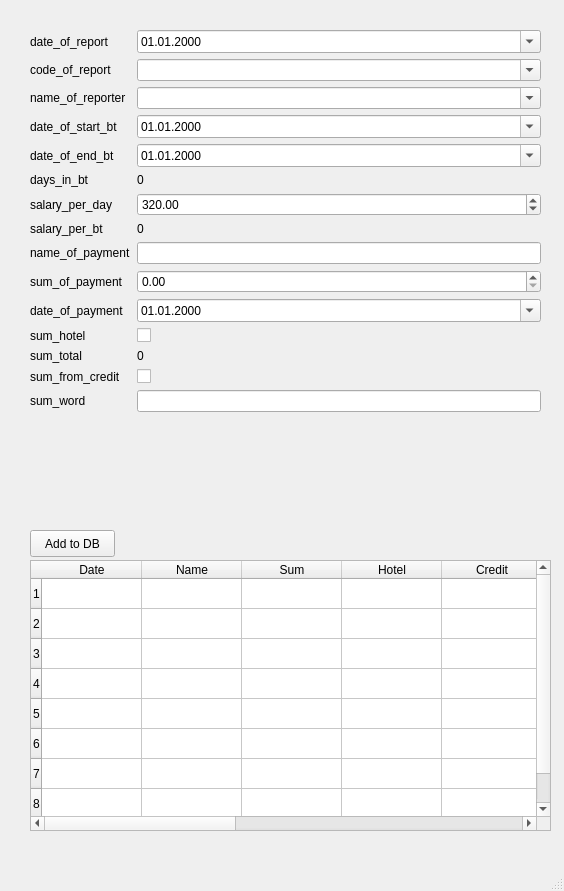
<?xml version="1.0" encoding="UTF-8"?>
<ui version="4.0">
 <class>MainWindow</class>
 <widget class="QMainWindow" name="MainWindow">
  <property name="windowModality">
   <enum>Qt::NonModal</enum>
  </property>
  <property name="geometry">
   <rect>
    <x>0</x>
    <y>0</y>
    <width>564</width>
    <height>891</height>
   </rect>
  </property>
  <property name="focusPolicy">
   <enum>Qt::NoFocus</enum>
  </property>
  <property name="acceptDrops">
   <bool>false</bool>
  </property>
  <property name="windowTitle">
   <string>MainWindow</string>
  </property>
  <property name="inputMethodHints">
   <set>Qt::ImhPreferNumbers</set>
  </property>
  <widget class="QWidget" name="centralwidget">
   <widget class="QWidget" name="formLayoutWidget">
    <property name="geometry">
     <rect>
      <x>30</x>
      <y>30</y>
      <width>511</width>
      <height>481</height>
     </rect>
    </property>
    <layout class="QFormLayout" name="formLayout">
     <property name="fieldGrowthPolicy">
      <enum>QFormLayout::AllNonFixedFieldsGrow</enum>
     </property>
     <item row="0" column="0">
      <widget class="QLabel" name="label">
       <property name="text">
        <string>date_of_report</string>
       </property>
      </widget>
     </item>
     <item row="0" column="1">
      <widget class="QDateEdit" name="dateEdit_3">
       <property name="sizePolicy">
        <sizepolicy hsizetype="Minimum" vsizetype="Fixed">
         <horstretch>0</horstretch>
         <verstretch>0</verstretch>
        </sizepolicy>
       </property>
       <property name="wrapping">
        <bool>false</bool>
       </property>
       <property name="accelerated">
        <bool>false</bool>
       </property>
       <property name="dateTime">
        <datetime>
         <hour>0</hour>
         <minute>0</minute>
         <second>0</second>
         <year>2000</year>
         <month>1</month>
         <day>1</day>
        </datetime>
       </property>
       <property name="displayFormat">
        <string>dd.MM.yyyy</string>
       </property>
       <property name="calendarPopup">
        <bool>true</bool>
       </property>
      </widget>
     </item>
     <item row="1" column="0">
      <widget class="QLabel" name="label_2">
       <property name="text">
        <string>code_of_report</string>
       </property>
      </widget>
     </item>
     <item row="2" column="0">
      <widget class="QLabel" name="label_3">
       <property name="text">
        <string>name_of_reporter</string>
       </property>
      </widget>
     </item>
     <item row="3" column="0">
      <widget class="QLabel" name="label_4">
       <property name="text">
        <string>date_of_start_bt</string>
       </property>
      </widget>
     </item>
     <item row="4" column="0">
      <widget class="QLabel" name="label_5">
       <property name="text">
        <string>date_of_end_bt</string>
       </property>
      </widget>
     </item>
     <item row="5" column="0">
      <widget class="QLabel" name="label_6">
       <property name="text">
        <string>days_in_bt</string>
       </property>
      </widget>
     </item>
     <item row="6" column="0">
      <widget class="QLabel" name="label_7">
       <property name="text">
        <string>salary_per_day</string>
       </property>
      </widget>
     </item>
     <item row="7" column="0">
      <widget class="QLabel" name="label_8">
       <property name="text">
        <string>salary_per_bt</string>
       </property>
      </widget>
     </item>
     <item row="8" column="0">
      <widget class="QLabel" name="label_9">
       <property name="text">
        <string>name_of_payment</string>
       </property>
      </widget>
     </item>
     <item row="9" column="0">
      <widget class="QLabel" name="label_10">
       <property name="text">
        <string>sum_of_payment</string>
       </property>
      </widget>
     </item>
     <item row="10" column="0">
      <widget class="QLabel" name="label_11">
       <property name="text">
        <string>date_of_payment</string>
       </property>
      </widget>
     </item>
     <item row="11" column="0">
      <widget class="QLabel" name="label_12">
       <property name="text">
        <string>sum_hotel</string>
       </property>
      </widget>
     </item>
     <item row="12" column="0">
      <widget class="QLabel" name="label_13">
       <property name="text">
        <string>sum_total</string>
       </property>
      </widget>
     </item>
     <item row="13" column="0">
      <widget class="QLabel" name="label_14">
       <property name="text">
        <string>sum_from_credit</string>
       </property>
      </widget>
     </item>
     <item row="14" column="0">
      <widget class="QLabel" name="label_15">
       <property name="text">
        <string>sum_word</string>
       </property>
      </widget>
     </item>
     <item row="3" column="1">
      <widget class="QDateEdit" name="dateEdit_4">
       <property name="sizePolicy">
        <sizepolicy hsizetype="Minimum" vsizetype="Fixed">
         <horstretch>0</horstretch>
         <verstretch>0</verstretch>
        </sizepolicy>
       </property>
       <property name="wrapping">
        <bool>false</bool>
       </property>
       <property name="accelerated">
        <bool>false</bool>
       </property>
       <property name="dateTime">
        <datetime>
         <hour>0</hour>
         <minute>0</minute>
         <second>0</second>
         <year>2000</year>
         <month>1</month>
         <day>1</day>
        </datetime>
       </property>
       <property name="displayFormat">
        <string>dd.MM.yyyy</string>
       </property>
       <property name="calendarPopup">
        <bool>true</bool>
       </property>
      </widget>
     </item>
     <item row="4" column="1">
      <widget class="QDateEdit" name="dateEdit_5">
       <property name="sizePolicy">
        <sizepolicy hsizetype="Minimum" vsizetype="Fixed">
         <horstretch>0</horstretch>
         <verstretch>0</verstretch>
        </sizepolicy>
       </property>
       <property name="wrapping">
        <bool>false</bool>
       </property>
       <property name="accelerated">
        <bool>false</bool>
       </property>
       <property name="dateTime">
        <datetime>
         <hour>0</hour>
         <minute>0</minute>
         <second>0</second>
         <year>2000</year>
         <month>1</month>
         <day>1</day>
        </datetime>
       </property>
       <property name="displayFormat">
        <string>dd.MM.yyyy</string>
       </property>
       <property name="calendarPopup">
        <bool>true</bool>
       </property>
      </widget>
     </item>
     <item row="10" column="1">
      <widget class="QDateEdit" name="dateEdit_6">
       <property name="sizePolicy">
        <sizepolicy hsizetype="Minimum" vsizetype="Fixed">
         <horstretch>0</horstretch>
         <verstretch>0</verstretch>
        </sizepolicy>
       </property>
       <property name="wrapping">
        <bool>false</bool>
       </property>
       <property name="accelerated">
        <bool>false</bool>
       </property>
       <property name="dateTime">
        <datetime>
         <hour>0</hour>
         <minute>0</minute>
         <second>0</second>
         <year>2000</year>
         <month>1</month>
         <day>1</day>
        </datetime>
       </property>
       <property name="displayFormat">
        <string>dd.MM.yyyy</string>
       </property>
       <property name="calendarPopup">
        <bool>true</bool>
       </property>
      </widget>
     </item>
     <item row="1" column="1">
      <widget class="QComboBox" name="comboBox">
       <property name="editable">
        <bool>true</bool>
       </property>
      </widget>
     </item>
     <item row="2" column="1">
      <widget class="QComboBox" name="comboBox_2">
       <property name="editable">
        <bool>true</bool>
       </property>
      </widget>
     </item>
     <item row="6" column="1">
      <widget class="QDoubleSpinBox" name="doubleSpinBox">
       <property name="maximum">
        <double>99999.990000000005239</double>
       </property>
       <property name="value">
        <double>320.000000000000000</double>
       </property>
      </widget>
     </item>
     <item row="7" column="1">
      <widget class="QLabel" name="label_16">
       <property name="text">
        <string>0</string>
       </property>
      </widget>
     </item>
     <item row="8" column="1">
      <widget class="QLineEdit" name="lineEdit"/>
     </item>
     <item row="9" column="1">
      <widget class="QDoubleSpinBox" name="doubleSpinBox_2">
       <property name="maximum">
        <double>1039900.000000000000000</double>
       </property>
      </widget>
     </item>
     <item row="11" column="1">
      <widget class="QCheckBox" name="checkBox">
       <property name="text">
        <string/>
       </property>
      </widget>
     </item>
     <item row="13" column="1">
      <widget class="QCheckBox" name="checkBox_2">
       <property name="text">
        <string/>
       </property>
      </widget>
     </item>
     <item row="14" column="1">
      <widget class="QLineEdit" name="lineEdit_2"/>
     </item>
     <item row="5" column="1">
      <widget class="QLabel" name="label_17">
       <property name="text">
        <string>0</string>
       </property>
      </widget>
     </item>
     <item row="12" column="1">
      <widget class="QLabel" name="label_18">
       <property name="text">
        <string>0</string>
       </property>
      </widget>
     </item>
    </layout>
   </widget>
   <widget class="QPushButton" name="pushButton">
    <property name="geometry">
     <rect>
      <x>30</x>
      <y>530</y>
      <width>85</width>
      <height>27</height>
     </rect>
    </property>
    <property name="text">
     <string>Add to DB</string>
    </property>
   </widget>
   <widget class="QTableWidget" name="tableWidget">
    <property name="geometry">
     <rect>
      <x>30</x>
      <y>560</y>
      <width>521</width>
      <height>271</height>
     </rect>
    </property>
    <property name="rowCount">
     <number>8</number>
    </property>
    <property name="columnCount">
     <number>10</number>
    </property>
    <row/>
    <row/>
    <row/>
    <row/>
    <row/>
    <row/>
    <row/>
    <row/>
    <column>
     <property name="text">
      <string>Date</string>
     </property>
    </column>
    <column>
     <property name="text">
      <string>Name</string>
     </property>
    </column>
    <column>
     <property name="text">
      <string>Sum</string>
     </property>
    </column>
    <column>
     <property name="text">
      <string>Hotel</string>
     </property>
    </column>
    <column>
     <property name="text">
      <string>Credit</string>
     </property>
    </column>
    <column/>
    <column/>
    <column/>
    <column/>
    <column/>
   </widget>
  </widget>
  <widget class="QMenuBar" name="menubar">
   <property name="geometry">
    <rect>
     <x>0</x>
     <y>0</y>
     <width>564</width>
     <height>25</height>
    </rect>
   </property>
  </widget>
  <widget class="QStatusBar" name="statusbar"/>
 </widget>
 <resources/>
 <connections/>
</ui>
